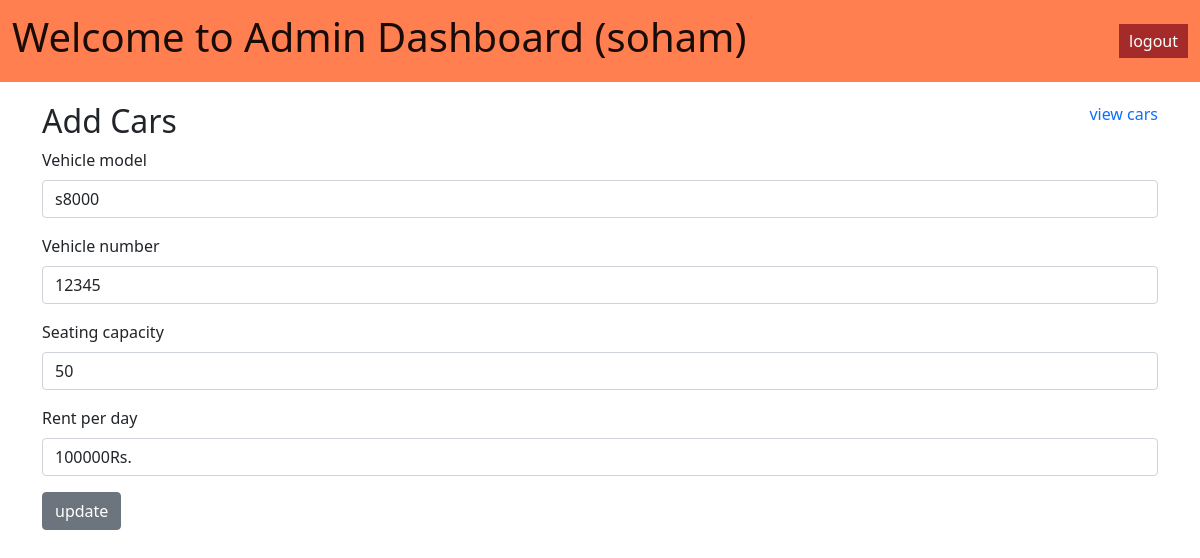
Page /admin/admin-dashboard.php?postid=1 (signed in) on the committed database.
### tables this page shows
CREATE TABLE `vehicledetailsdb` (
  `id` int(11) NOT NULL,
  `vehicleModel` text NOT NULL,
  `vehicleNumber` text NOT NULL,
  `seatingCapacity` text NOT NULL,
  `rentPerDay` text NOT NULL,
  `status` int(11) NOT NULL COMMENT 'active post : 1 else 0',
  `date` text NOT NULL,
  `time` text NOT NULL,
  `userid` int(11) NOT NULL
);

### admin/admin-dashboard.php (the view, shortened to what this page needs)
<?php
include('../init/db.php');
if(isset($_GET['postid'])){
    $id = $_GET['postid'];
    $selectCar = "select * from vehicledetailsdb where userid =  '$_SESSION[id]' and id = '$id'";
    $queryCar = mysqli_query($con,$selectCar);
    $fetchCar = mysqli_fetch_assoc($queryCar);
}
?>
<!DOCTYPE html>
<html lang="en">
<head>
    <link rel="stylesheet" href="./admin-dashboard.css">
    <link href="https://cdn.jsdelivr.net/npm/bootstrap@5.0.2/dist/css/bootstrap.min.css" rel="stylesheet">
</head>
<body>
    <?php
    include('./navbar.php');
    ?>
    <div class="container adeCar">
        <div class="title-view">
            <h2>Add Cars</h2> <span><a href="view.php">view cars</a></span>
        </div>
        <form action="#" method="post">
            <div class="mb-3">
                <label for="Vehicle model" class="form-label">Vehicle model</label>
                <input type="text" class="form-control" name="vehicleModel" placeholder="Vehicle model"
                value="<?php if(isset($_GET['postid'])){ echo $fetchCar['vehicleModel']; }?>">
            </div>
            <div class="mb-3">
                <label for="Vehicle number" class="form-label">Vehicle number</label>
                <input type="text" class="form-control" name="vehicleNumber" placeholder="Vehicle number" value="<?php if(isset($_GET['postid'])){ echo $fetchCar['vehicleNumber']; }?>">
            </div>
            <div class="mb-3">
                <label for="Seating capacity" class="form-label">Seating capacity</label>
                <input type="text" class="form-control" name="seatingCapacity" placeholder="Seating capacity" value="<?php if(isset($_GET['postid'])){ echo $fetchCar['seatingCapacity']; }?>">
            </div>
            <div class="mb-3">
                <label for="rent per day" class="form-label">Rent per day</label>
                <input type="text" class="form-control" name="rentPerDay" placeholder="rent per day" value="<?php if(isset($_GET['postid'])){ echo $fetchCar['rentPerDay']; }?>">
            </div>
            <div class="mb-12">
                <input type="submit" class="btn btn-secondary"
                name="<?php if(isset($_GET['postid'])){ echo 'update';}else{echo 'submit';}?>"
                 value="<?php if(isset($_GET['postid'])){ echo 'update';}else{echo 'submit';}?>">
            </div>
        </form>
    </div>
</body>
</html>

### admin/admin-dashboard.css (style rules this page uses)
* { margin: 0; padding: 0; box-sizing: border-box; }
.adeCar { margin-top: 20px; }
.title-view { display: flex; justify-content: space-between; }
a { text-decoration: none !important; }

### rows in the picture
vehicledetailsdb: vehicleModel "s8000", vehicleNumber "12345", seatingCapacity "50", rentPerDay "100000Rs."

### other values in the picture
$_SESSION['Username'] "soham"
